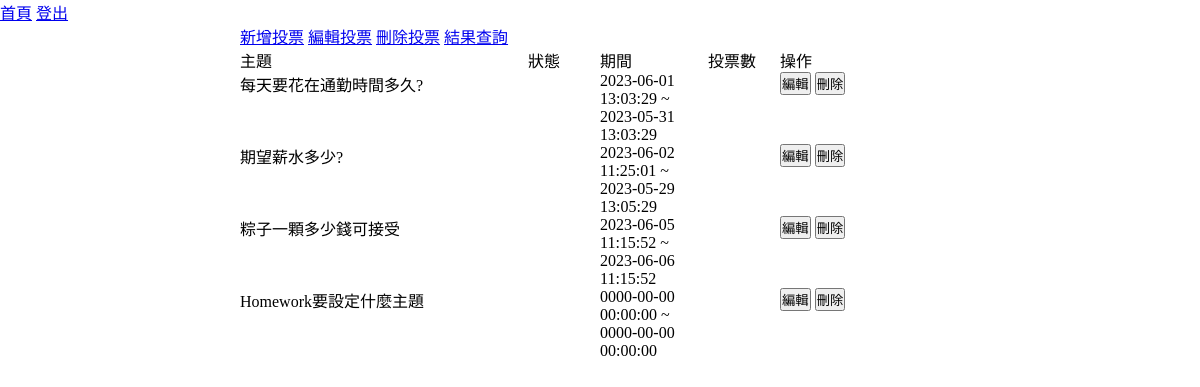
Page /vote/backend_origin.php on the committed database.
### tables this page shows
CREATE TABLE `topics` (
  `id` int(10) UNSIGNED NOT NULL,
  `subject` text NOT NULL,
  `open_time` datetime NOT NULL,
  `close_time` datetime NOT NULL,
  `type` int(1) UNSIGNED NOT NULL,
  `image` text DEFAULT NULL,
  `login` tinyint(1) NOT NULL,
  `created_time` timestamp NOT NULL DEFAULT current_timestamp(),
  `updated_time` timestamp NOT NULL DEFAULT current_timestamp() ON UPDATE current_timestamp()
);

### vote/backend_origin.php (the view, shortened to what this page needs)
<?php include_once "./db.php"; ?>
<!DOCTYPE html>
<html lang="en">
<head>
    <link rel="stylesheet" href="./css/style.css">
</head>
<body>
    <header>
        <a href="index.php">首頁</a>
        <a href="login.php">登出</a>
    </header>
    <main>
        <nav>
            <a href='./back/add_vote.php'>新增投票</a>
            <a href='./back/edit_vote.php'>編輯投票</a>
            <a href='./back/del_vote.php'>刪除投票</a>
            <a href='./back/query_vote.php'>結果查詢</a>
        </nav>
        <ul class="topic-list">
            <li class="list-row">
                <div class="list-item-title">主題</div>
                <div class="list-item-title">狀態</div>
                <div class="list-item-title">期間</div>
                <div class="list-item-title">投票數</div>
                <div class="list-item-title">操作</div>
            </li>
            <?php
            $sql = "select * from `topics`";
            $rows = $pdo->query($sql)->fetchAll(PDO::FETCH_ASSOC);
            foreach ($rows as $row) {
            ?>
                <li class="list-row">
                    <div class="list-item"><?= $row['subject']; ?></div>
                    <div class="list-item"></div>
                    <div class="list-item">
                        <?= $row['open_time'] . " ~ " . $row['close_time']; ?>
                    </div>
                    <div class="list-item"></div>
                    <div class="list-item">
                        <button onclick="location.href='./back/edit_vote.php?id=<?= $row['id']; ?>'">編輯</button>
                        <button onclick="location.href='./back/del_vote.php?id=<?= $row['id']; ?>'">刪除</button>
                    </div>
                </li>
            <?php
            }
            ?>
        </ul>
    </main>
</body>
</html>

### vote/css/style.css (style rules this page uses)
* { box-sizing: border-box; margin:0; padding:0; }
main { width:60%; margin:auto; }
.topic-list, .vote-result, .vote-list { list-style-type: none; }
.list-row, .vote-option, .vote-option-title, .vote-subject, .vote-subject-title { display:flex; width:100%; }
.list-item-title:nth-child(1), .list-item:nth-child(1) { width:40%; }
.list-item-title:nth-child(2), .list-item:nth-child(2) { width:10%; }
.list-item-title:nth-child(3), .list-item:nth-child(3) { width:15%; }
.list-item-title:nth-child(4), .list-item:nth-child(4) { width:10%; }
.list-item-title:nth-child(5), .list-item:nth-child(5) { width:25%; }

### rows in the picture
topics: subject "每天要花在通勤時間多久?", open_time "2023-06-01 13:03:29", close_time "2023-05-31 13:03:29"
topics: subject "期望薪水多少?", open_time "2023-06-02 11:25:01", close_time "2023-05-29 13:05:29"
topics: subject "粽子一顆多少錢可接受", open_time "2023-06-05 11:15:52", close_time "2023-06-06 11:15:52"
topics: subject "Homework要設定什麼主題", open_time "0000-00-00 00:00:00", close_time "0000-00-00 00:00:00"
